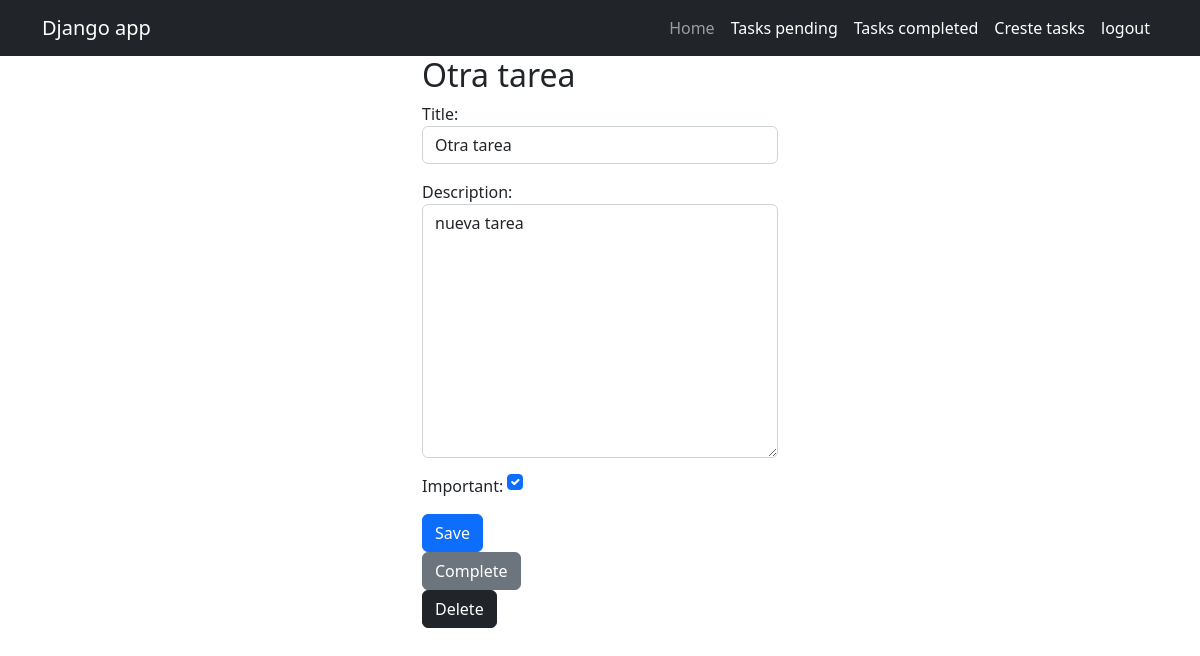
The app's page /tasks/3/ (signed in) with its own data.
### tasks/models.py (models this page shows, shortened)
class Task(models.Model):
    title = models.CharField(max_length=100)
    description = models.TextField(blank=True)
    created = models.DateTimeField(auto_now_add=True)
    datecomplete = models.DateTimeField(null=True, blank=True)
    important = models.BooleanField(default=True)
    user = models.ForeignKey(User, on_delete=models.CASCADE)

### tasks/views.py (the view, shortened to what this page needs)
# urls.py: path('tasks/<int:task_id>/', views.task_detail, name='task_detail'),
@login_required
def task_detail(request, task_id):
    if request.method == 'GET':
        task = get_object_or_404(Task, pk=task_id, user=request.user)
        form = TaskForm(instance=task)
        return render(request, 'tasks/task_detail.html', {'task': task, 'form': form})

### tasks/forms.py
class TaskForm(forms.ModelForm):
    class Meta:
        model = Task
        fields = ['title', 'description', 'important']
        widgets = {
            'title': forms.TextInput(attrs={'class': 'form-control'}),
            'description': forms.Textarea(attrs={'class': 'form-control'}),
            'important': forms.CheckboxInput(attrs={'class': 'form-check-input m-auto'})
        }

### tasks/templates/tasks/task_detail.html (shortened to what this page needs)
{% extends "base/base.html" %}
{% block content %}
<main class="container">
    <div class="row">
        <div class="col-md-4 offset-md-4">
<h2>{{ task.title }}</h2>
<form method="POST">
    {{ form.as_p }}
    <button class="btn btn-primary">Save</button>
</form>
<form action="{% url 'complete_task' task.id %}" method="POST">
    <button class="btn btn-secondary">Complete</button>
</form>
<form action="{% url 'delete_task' task.id %}" method="POST">
    <button class="btn btn-dark">Delete</button>
</form>
        </div>
    </div>
</main>
{% endblock %}

### records on screen
Task: title "Otra tarea", description "nueva tarea", important "☑"
